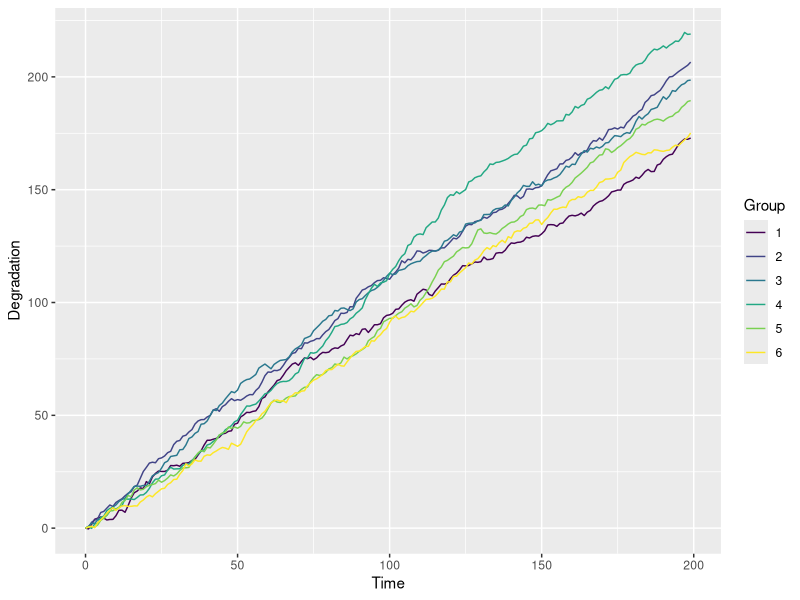

Write the R code that produced this figure.
## ---- chunk 1
knitr::opts_chunk$set(warning = FALSE, message = FALSE)
## ---- chunk 2
library(ggplot2)
library(tidyverse)
library(viridis)
## ---- chunk 3
# 数据模拟产生
sim_dat = function(group = 6, t = 1:200, para = c(1,0.1)){
  # para 指 mu,sigma
  # epoch 指测量次数， group 指组数
  delta_t = diff(t)
  epoch = length(delta_t)
  dat = matrix(NA,epoch,group+1)
  dat[,1] = seq(1,epoch)
  dat_unit = numeric()
  for(i in 1:group){
    for(j in 1:epoch) dat_unit[j] = rnorm(1,para[1]*delta_t[j],sqrt(para[2]^2*delta_t[j]))
    dat[,i+1] = cumsum(dat_unit)
  }
  dat = data.frame(dat)
  dat1 = rbind(rep(0,group+1),dat) # 加入初始值绘制点
  colnames(dat1) = c("Time",paste(1:group,sep=''))
  return(dat1)
}
## ---- chunk 4
# 绘制退化路径图
plot_path = function(data = dat1){
    # 画图
  p = data %>% pivot_longer(paste(1:group), 
                       names_to = "Group", 
                       values_to = "y") %>% 
    ggplot(aes(Time,y,color = Group)) + 
    geom_line() + 
    scale_color_viridis(discrete = T) + 
    ylab("Degradation") #+
    #theme_bw() +
    #theme(panel.grid = element_blank())
  print(p)
}
## ---- chunk 5
group = 6
t = 1:200
para = c(1,1)
dat = sim_dat(group = group, t = t, para = para)
knitr::kable(head(dat))
plot_path(dat)
## ---- chunk 6
cumsub = function(x){
  #完成逐个相减功能，类似cumsum
  re = numeric()
  re[1] = x[1]
  for(i in 2:length(x)){
    re[i] = x[i] - x[i-1]
  }
  return(re)
}
## ---- chunk 7
Weiner_mle = function(par = c(1,1),data = dat){
  # 输入：mu，sigma，数据
  # 输出：负对数似然函数
  mu = par[1]; sigma = par[2]
  group = ncol(data) - 1;time = data[,1];y = data[-1,-1]
  # 差分得到delta_time和delta_y
  delta_time = matrix(rep(diff(time),group),length(diff(time)),group)
  delta_y = matrix(NA,nrow(delta_time),group)
  for(i in 1:group) delta_y[,i] = cumsub(y[,i])

  logl = -1/2 * sum(log(delta_time)) - group*nrow(delta_time)*log(sigma) - sum((delta_y - mu * delta_time)^2/(2*sigma^2*delta_time),na.rm =T)

  return(-logl)
}

mle_re = optim(par=c(1,1), fn = Weiner_mle, 
      data = dat, method = "BFGS", hessian = TRUE)
# mle_re
mle_par = mle_re$par
# 区间估计
mle_up = mle_re$par + sqrt(diag(solve(mle_re$hessian)))*qnorm(0.975)
mle_low = mle_re$par - sqrt(diag(solve(mle_re$hessian)))*qnorm(0.975) #hessian 和协方差矩阵存在逆的关系：https://blog.csdn.net/anruoxi3236/article/details/102005217
mle_summary = round(cbind(mle_low,mle_re$par,mle_up),3)
colnames(mle_summary) = c("low","mean","up")
knitr::kable(mle_summary) 
